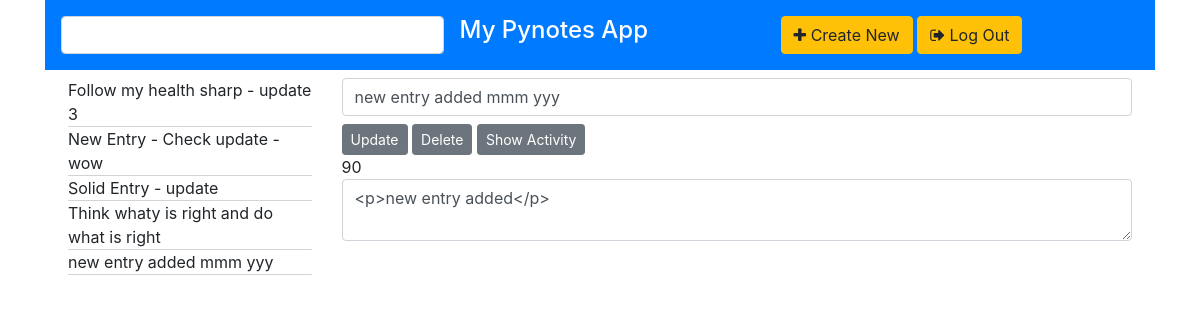
Screenshot of /main (signed in) with the database file from the repository.
### tables this page shows
CREATE TABLE Notes(note_id INTEGER PRIMARY KEY AUTOINCREMENT,
        title TEXT NOT NULL,detail TEXT NOT NULL, posted_date TEXT NOT NULL, 
        UserId INTEGER,
        status INTEGER,
        FOREIGN KEY(UserId) REFERENCES Users(user_id));

### app.py (the view)
@app.route("/main",methods=['GET','POST'])
@login_required
def main():
    db = connect_db()
    curr = db.execute('select * from Notes')
    notes = [dict(note_id=row[0],title=row[1],detail=row[2]) for row in curr.fetchall()]
    db.close()
    title = notes[-1]['title']
    detail = notes[-1]['detail']
    note_id = notes[-1]['note_id']
    callfrom = request.args.get('callfrom')
    if callfrom == 'display':
        title = request.args.get('title')
        detail = request.args.get('detail')
        note_id = request.args.get('note_id')
    elif callfrom == 'new':
        title = ''
        detail = ''
        note_id = None
    return render_template('main.html',note_id=note_id, notes=notes, title=title, detail=detail)

### app.py (called while the page is built)
def connect_db():
   return sqlite3.connect(app.config["DATABASE"])

def login_required(test):
    @wraps(test)
    def wrap(*args,**kwargs):
        if 'logged_in' in session:
            return test(*args,**kwargs)
        else:
            flash('you need to login first')
            return redirect(url_for('login'))
    return wrap

### templates/main.html (shortened to what this page needs)
{% extends "template.html" %}
{% block content %}
<div>
      <div id="head" class="p-2 d-flex bg-primary text-white">
         <div class="p-2 flex-fill">
            <input class="form-control p-2" type="text" id="search" value="">
         </div>
         <div class="p-2 flex-fill text-white">
            <h4>My Pynotes App</h4>
         </div>
         <div class="p-2 flex-fill">
            <button id="new" class="btn btn-warning float-end"><i class="fa fa-plus"></i> Create New </button>
            <a href="{{ url_for('logout') }}"><button class="btn btn-warning "><i class="fa fa-sign-out"></i> Log Out </button></a>
         </div>
         </div>
      </div>
      <div id="body" class="p-2 d-flex">
         <div class="flex-fill col-lg-3">
            {% for p in notes %}
            <div class="sidebar" value="{{p.note_id}}">{{p.title}}</div>
            {% endfor %}
         </div>
         <div class="flex-fill col-lg-10">
            <form action="" method='post'>
               <div>
                  <div>
                     <input class="form-control mb-2" name="title" id="title" value="{{ title }}"></input>
                  </div>
                 {% if note_id != None %}
                 <button type="submit" class="btn btn-secondary btn-sm" id="update" name="savedata" value="Update">Update</button>
                 <button type="submit" class="btn btn-secondary btn-sm" id="delete" name="savedata" value="Delete">Delete</button>
                 {% else %}
                 <button type="submit" class="btn btn-secondary btn-sm" id="add" name="savedata" value="Save">Save</button>
                 {% endif %}
                 <button type="submit" class="btn btn-secondary btn-sm" id="activity" name="activity" value="activity">Show Activity</button>
               </div>
               <div>
                  <div id="note_id">{{ note_id }}</div>
                  <textarea type="text" class="form-control" name="detail" id="detail">{{ detail }}</textarea>
               </div>
            </form>
         </div>
      </div>
</div>
{% endblock %}

### templates/template.html (shortened to what this page needs)
<!DOCTYPE html>
<html lang='en'>
	<head>
		<link rel="stylesheet" href="https://stackpath.bootstrapcdn.com/bootstrap/4.3.1/css/bootstrap.min.css">
		<link rel="stylesheet" href="{{ url_for('static', filename='css/styles.css') }}">
		<link rel="stylesheet" href="https://cdnjs.cloudflare.com/ajax/libs/font-awesome/4.7.0/css/font-awesome.min.css">
	</head>
	<body>
		<div class="container">
			{% block content %}
			{% endblock %}
	</body>
</html>

### static/css/styles.css (style rules this page uses)
.sidebar { border-bottom: 1px solid lightgray; border-radius: 1px }

### rows the page displays
Notes: {{ p.note_id }} 42 (drawn), title "Follow my health sharp - update 3"
Notes: {{ p.note_id }} 69 (drawn), title "New Entry - Check update - wow"
Notes: {{ p.note_id }} 70 (drawn), title "Solid Entry - update"
Notes: {{ p.note_id }} 85 (drawn), title "Think whaty is right and do what is right"
Notes: {{ p.note_id }} 90 (drawn), title "new entry added mmm yyy", detail "<p>new entry added</p>"

### other values shown
{{ note_id }} "90"
